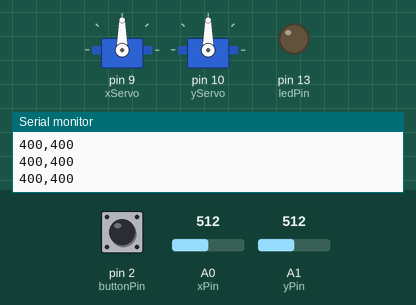
A sketch run on a simulated Arduino Uno, built with avr-gcc and run on an emulated ATmega328P. Shown: 2 × servo, output pins drawn as LEDs (lit = HIGH), the last lines printed to the serial monitor. The test bench sets the inputs (shaded band); at power-on: pin 2 (buttonPin) HIGH, A0 (xPin) = 512, A1 (yPin) = 512. Random numbers use the default seed unless the sketch sets one.

Above: at 1.2 s.
1.3 s: pin 2 (buttonPin) pulled LOW for 0.15 s
At 1.38 s:
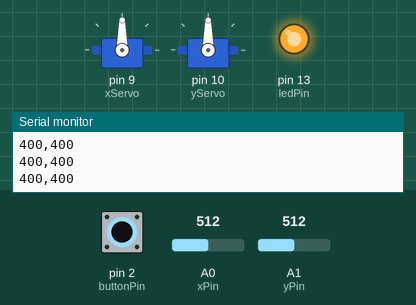
2.9 s: pin 2 (buttonPin) pulled LOW for 3.2 s
At 6.7 s:
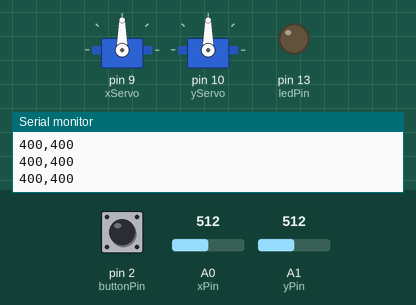
Timing chart, 0 to 8.2 s (numbered marks = the images above; inputs shaded):
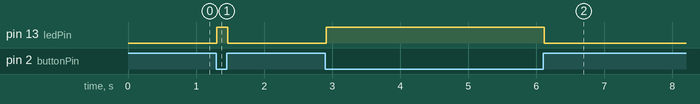

The sketch:

controller.ino
```cpp
#include <Servo.h>

const int ledPin = 13;
const int buttonPin = 2;
const int xPin = A0;
const int yPin = A1;

Servo xServo;
Servo yServo;

int buttonState = 0;
int lastButtonState = 0;

void setup() {
  pinMode(ledPin, OUTPUT);
  pinMode(buttonPin, INPUT_PULLUP);

  xServo.attach(9);
  yServo.attach(10);

  Serial.begin(9600);
}

void loop() {
  buttonState = digitalRead(buttonPin);

  if (buttonState != lastButtonState) {
    if (buttonState == LOW) { // Switch is active low
      int colorIndex = random(10); // choose a random color index
      Serial.println(colorIndex);
      digitalWrite(ledPin, HIGH); // light up the LED
    } else {
      digitalWrite(ledPin, LOW);
    }
    lastButtonState = buttonState;
  }

  int x = analogRead(xPin);
  int y = analogRead(yPin);

  int mappedX = map(x, 0, 1023, 0, 800);
  int mappedY = map(y, 0, 1023, 0, 800);

  Serial.print(mappedX);
  Serial.print(",");
  Serial.println(mappedY);

  delay(20);

}
```

Measured:
- after the input at 1.3 s, pin 13 (ledPin): LOW → HIGH at once, → LOW 0.17 s later
- after the input at 2.9 s, pin 13 (ledPin): LOW → HIGH at once, → LOW 3.2 s later
